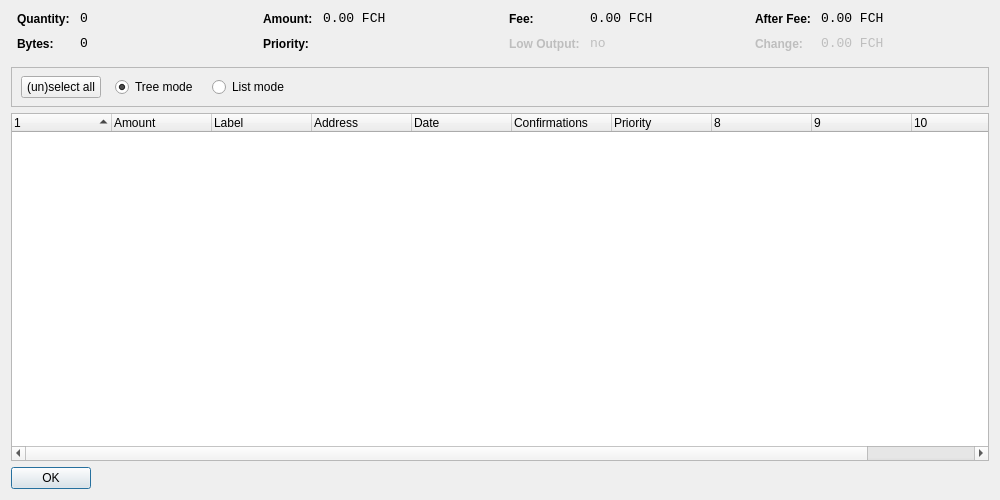
<?xml version="1.0" encoding="UTF-8"?>
<ui version="4.0">
 <class>CoinControlDialog</class>
 <widget class="QDialog" name="CoinControlDialog">
  <property name="geometry">
   <rect>
    <x>0</x>
    <y>0</y>
    <width>1000</width>
    <height>500</height>
   </rect>
  </property>
  <property name="windowTitle">
   <string>Coin Control</string>
  </property>
  <layout class="QVBoxLayout" name="verticalLayout">
   <item>
    <layout class="QHBoxLayout" name="horizontalLayoutTop" stretch="0,0,0,0">
     <property name="topMargin">
      <number>0</number>
     </property>
     <property name="bottomMargin">
      <number>10</number>
     </property>
     <item>
      <layout class="QFormLayout" name="formLayoutCoinControl1">
       <property name="horizontalSpacing">
        <number>10</number>
       </property>
       <property name="verticalSpacing">
        <number>10</number>
       </property>
       <property name="leftMargin">
        <number>6</number>
       </property>
       <property name="rightMargin">
        <number>6</number>
       </property>
       <item row="0" column="0">
        <widget class="QLabel" name="labelCoinControlQuantityText">
         <property name="styleSheet">
          <string notr="true">font-weight:bold;</string>
         </property>
         <property name="text">
          <string>Quantity:</string>
         </property>
        </widget>
       </item>
       <item row="0" column="1">
        <widget class="QLabel" name="labelCoinControlQuantity">
         <property name="font">
          <font>
           <family>Monospace</family>
           <pointsize>10</pointsize>
          </font>
         </property>
         <property name="cursor">
          <cursorShape>IBeamCursor</cursorShape>
         </property>
         <property name="contextMenuPolicy">
          <enum>Qt::ActionsContextMenu</enum>
         </property>
         <property name="text">
          <string notr="true">0</string>
         </property>
         <property name="textInteractionFlags">
          <set>Qt::LinksAccessibleByMouse|Qt::TextSelectableByKeyboard|Qt::TextSelectableByMouse</set>
         </property>
        </widget>
       </item>
       <item row="1" column="0">
        <widget class="QLabel" name="labelCoinControlBytesText">
         <property name="styleSheet">
          <string notr="true">font-weight:bold;</string>
         </property>
         <property name="text">
          <string>Bytes:</string>
         </property>
        </widget>
       </item>
       <item row="1" column="1">
        <widget class="QLabel" name="labelCoinControlBytes">
         <property name="font">
          <font>
           <family>Monospace</family>
           <pointsize>10</pointsize>
          </font>
         </property>
         <property name="cursor">
          <cursorShape>IBeamCursor</cursorShape>
         </property>
         <property name="contextMenuPolicy">
          <enum>Qt::ActionsContextMenu</enum>
         </property>
         <property name="text">
          <string notr="true">0</string>
         </property>
         <property name="textInteractionFlags">
          <set>Qt::LinksAccessibleByMouse|Qt::TextSelectableByKeyboard|Qt::TextSelectableByMouse</set>
         </property>
        </widget>
       </item>
      </layout>
     </item>
     <item>
      <layout class="QFormLayout" name="formLayoutCoinControl2">
       <property name="horizontalSpacing">
        <number>10</number>
       </property>
       <property name="verticalSpacing">
        <number>10</number>
       </property>
       <property name="leftMargin">
        <number>6</number>
       </property>
       <property name="rightMargin">
        <number>6</number>
       </property>
       <item row="0" column="0">
        <widget class="QLabel" name="labelCoinControlAmountText">
         <property name="styleSheet">
          <string notr="true">font-weight:bold;</string>
         </property>
         <property name="text">
          <string>Amount:</string>
         </property>
        </widget>
       </item>
       <item row="0" column="1">
        <widget class="QLabel" name="labelCoinControlAmount">
         <property name="font">
          <font>
           <family>Monospace</family>
           <pointsize>10</pointsize>
          </font>
         </property>
         <property name="cursor">
          <cursorShape>IBeamCursor</cursorShape>
         </property>
         <property name="contextMenuPolicy">
          <enum>Qt::ActionsContextMenu</enum>
         </property>
         <property name="text">
          <string notr="true">0.00 FCH</string>
         </property>
         <property name="textInteractionFlags">
          <set>Qt::LinksAccessibleByMouse|Qt::TextSelectableByKeyboard|Qt::TextSelectableByMouse</set>
         </property>
        </widget>
       </item>
       <item row="1" column="0">
        <widget class="QLabel" name="labelCoinControlPriorityText">
         <property name="styleSheet">
          <string notr="true">font-weight:bold;</string>
         </property>
         <property name="text">
          <string>Priority:</string>
         </property>
        </widget>
       </item>
       <item row="1" column="1">
        <widget class="QLabel" name="labelCoinControlPriority">
         <property name="font">
          <font>
           <family>Monospace</family>
           <pointsize>10</pointsize>
          </font>
         </property>
         <property name="cursor">
          <cursorShape>IBeamCursor</cursorShape>
         </property>
         <property name="contextMenuPolicy">
          <enum>Qt::ActionsContextMenu</enum>
         </property>
         <property name="text">
          <string/>
         </property>
         <property name="textInteractionFlags">
          <set>Qt::LinksAccessibleByMouse|Qt::TextSelectableByKeyboard|Qt::TextSelectableByMouse</set>
         </property>
        </widget>
       </item>
      </layout>
     </item>
     <item>
      <layout class="QFormLayout" name="formLayoutCoinControl3">
       <property name="horizontalSpacing">
        <number>10</number>
       </property>
       <property name="verticalSpacing">
        <number>10</number>
       </property>
       <property name="leftMargin">
        <number>6</number>
       </property>
       <property name="rightMargin">
        <number>6</number>
       </property>
       <item row="0" column="0">
        <widget class="QLabel" name="labelCoinControlFeeText">
         <property name="styleSheet">
          <string notr="true">font-weight:bold;</string>
         </property>
         <property name="text">
          <string>Fee:</string>
         </property>
        </widget>
       </item>
       <item row="0" column="1">
        <widget class="QLabel" name="labelCoinControlFee">
         <property name="font">
          <font>
           <family>Monospace</family>
           <pointsize>10</pointsize>
          </font>
         </property>
         <property name="cursor">
          <cursorShape>IBeamCursor</cursorShape>
         </property>
         <property name="contextMenuPolicy">
          <enum>Qt::ActionsContextMenu</enum>
         </property>
         <property name="text">
          <string notr="true">0.00 FCH</string>
         </property>
         <property name="textInteractionFlags">
          <set>Qt::LinksAccessibleByMouse|Qt::TextSelectableByKeyboard|Qt::TextSelectableByMouse</set>
         </property>
        </widget>
       </item>
       <item row="1" column="0">
        <widget class="QLabel" name="labelCoinControlLowOutputText">
         <property name="enabled">
          <bool>false</bool>
         </property>
         <property name="styleSheet">
          <string notr="true">font-weight:bold;</string>
         </property>
         <property name="text">
          <string>Low Output:</string>
         </property>
        </widget>
       </item>
       <item row="1" column="1">
        <widget class="QLabel" name="labelCoinControlLowOutput">
         <property name="enabled">
          <bool>false</bool>
         </property>
         <property name="font">
          <font>
           <family>Monospace</family>
           <pointsize>10</pointsize>
          </font>
         </property>
         <property name="cursor">
          <cursorShape>IBeamCursor</cursorShape>
         </property>
         <property name="contextMenuPolicy">
          <enum>Qt::ActionsContextMenu</enum>
         </property>
         <property name="text">
          <string notr="true">no</string>
         </property>
         <property name="textInteractionFlags">
          <set>Qt::LinksAccessibleByMouse|Qt::TextSelectableByKeyboard|Qt::TextSelectableByMouse</set>
         </property>
        </widget>
       </item>
      </layout>
     </item>
     <item>
      <layout class="QFormLayout" name="formLayoutCoinControl4">
       <property name="horizontalSpacing">
        <number>10</number>
       </property>
       <property name="verticalSpacing">
        <number>10</number>
       </property>
       <property name="leftMargin">
        <number>6</number>
       </property>
       <property name="rightMargin">
        <number>6</number>
       </property>
       <item row="0" column="0">
        <widget class="QLabel" name="labelCoinControlAfterFeeText">
         <property name="styleSheet">
          <string notr="true">font-weight:bold;</string>
         </property>
         <property name="text">
          <string>After Fee:</string>
         </property>
        </widget>
       </item>
       <item row="0" column="1">
        <widget class="QLabel" name="labelCoinControlAfterFee">
         <property name="font">
          <font>
           <family>Monospace</family>
           <pointsize>10</pointsize>
          </font>
         </property>
         <property name="cursor">
          <cursorShape>IBeamCursor</cursorShape>
         </property>
         <property name="contextMenuPolicy">
          <enum>Qt::ActionsContextMenu</enum>
         </property>
         <property name="text">
          <string notr="true">0.00 FCH</string>
         </property>
         <property name="textInteractionFlags">
          <set>Qt::LinksAccessibleByMouse|Qt::TextSelectableByKeyboard|Qt::TextSelectableByMouse</set>
         </property>
        </widget>
       </item>
       <item row="1" column="0">
        <widget class="QLabel" name="labelCoinControlChangeText">
         <property name="enabled">
          <bool>false</bool>
         </property>
         <property name="styleSheet">
          <string notr="true">font-weight:bold;</string>
         </property>
         <property name="text">
          <string>Change:</string>
         </property>
        </widget>
       </item>
       <item row="1" column="1">
        <widget class="QLabel" name="labelCoinControlChange">
         <property name="enabled">
          <bool>false</bool>
         </property>
         <property name="font">
          <font>
           <family>Monospace</family>
           <pointsize>10</pointsize>
          </font>
         </property>
         <property name="cursor">
          <cursorShape>IBeamCursor</cursorShape>
         </property>
         <property name="contextMenuPolicy">
          <enum>Qt::ActionsContextMenu</enum>
         </property>
         <property name="text">
          <string notr="true">0.00 FCH</string>
         </property>
         <property name="textInteractionFlags">
          <set>Qt::LinksAccessibleByMouse|Qt::TextSelectableByKeyboard|Qt::TextSelectableByMouse</set>
         </property>
        </widget>
       </item>
      </layout>
     </item>
    </layout>
   </item>
   <item>
    <widget class="QFrame" name="frame">
     <property name="minimumSize">
      <size>
       <width>0</width>
       <height>40</height>
      </size>
     </property>
     <property name="frameShape">
      <enum>QFrame::StyledPanel</enum>
     </property>
     <property name="frameShadow">
      <enum>QFrame::Sunken</enum>
     </property>
     <widget class="QWidget" name="horizontalLayoutWidget">
      <property name="geometry">
       <rect>
        <x>10</x>
        <y>0</y>
        <width>781</width>
        <height>41</height>
       </rect>
      </property>
      <layout class="QHBoxLayout" name="horizontalLayoutPanel" stretch="0,0,0,0,0">
       <property name="spacing">
        <number>14</number>
       </property>
       <item>
        <widget class="QPushButton" name="pushButtonSelectAll">
         <property name="sizePolicy">
          <sizepolicy hsizetype="Maximum" vsizetype="Fixed">
           <horstretch>0</horstretch>
           <verstretch>0</verstretch>
          </sizepolicy>
         </property>
         <property name="text">
          <string>(un)select all</string>
         </property>
        </widget>
       </item>
       <item>
        <widget class="QRadioButton" name="radioTreeMode">
         <property name="sizePolicy">
          <sizepolicy hsizetype="Maximum" vsizetype="Fixed">
           <horstretch>0</horstretch>
           <verstretch>0</verstretch>
          </sizepolicy>
         </property>
         <property name="text">
          <string>Tree mode</string>
         </property>
         <property name="checked">
          <bool>true</bool>
         </property>
        </widget>
       </item>
       <item>
        <widget class="QRadioButton" name="radioListMode">
         <property name="sizePolicy">
          <sizepolicy hsizetype="Maximum" vsizetype="Fixed">
           <horstretch>0</horstretch>
           <verstretch>0</verstretch>
          </sizepolicy>
         </property>
         <property name="text">
          <string>List mode</string>
         </property>
        </widget>
       </item>
       <item>
        <spacer name="horizontalSpacer">
         <property name="orientation">
          <enum>Qt::Horizontal</enum>
         </property>
         <property name="sizeHint" stdset="0">
          <size>
           <width>40</width>
           <height>20</height>
          </size>
         </property>
        </spacer>
       </item>
      </layout>
     </widget>
    </widget>
   </item>
   <item>
    <widget class="CoinControlTreeWidget" name="treeWidget">
     <property name="contextMenuPolicy">
      <enum>Qt::CustomContextMenu</enum>
     </property>
     <property name="sortingEnabled">
      <bool>false</bool>
     </property>
     <property name="columnCount">
      <number>11</number>
     </property>
     <attribute name="headerShowSortIndicator" stdset="0">
      <bool>true</bool>
     </attribute>
     <attribute name="headerStretchLastSection">
      <bool>false</bool>
     </attribute>
     <column>
      <property name="text">
       <string/>
      </property>
     </column>
     <column>
      <property name="text">
       <string>Amount</string>
      </property>
     </column>
     <column>
      <property name="text">
       <string>Label</string>
      </property>
     </column>
     <column>
      <property name="text">
       <string>Address</string>
      </property>
     </column>
     <column>
      <property name="text">
       <string>Date</string>
      </property>
     </column>
     <column>
      <property name="text">
       <string>Confirmations</string>
      </property>
      <property name="toolTip">
       <string>Confirmed</string>
      </property>
     </column>
     <column>
      <property name="text">
       <string>Priority</string>
      </property>
     </column>
     <column>
      <property name="text">
       <string/>
      </property>
     </column>
     <column>
      <property name="text">
       <string/>
      </property>
     </column>
     <column>
      <property name="text">
       <string/>
      </property>
     </column>
     <column>
      <property name="text">
       <string/>
      </property>
     </column>
    </widget>
   </item>
   <item>
    <widget class="QDialogButtonBox" name="buttonBox">
     <property name="sizePolicy">
      <sizepolicy hsizetype="Maximum" vsizetype="Fixed">
       <horstretch>0</horstretch>
       <verstretch>0</verstretch>
      </sizepolicy>
     </property>
     <property name="orientation">
      <enum>Qt::Horizontal</enum>
     </property>
     <property name="standardButtons">
      <set>QDialogButtonBox::Ok</set>
     </property>
    </widget>
   </item>
  </layout>
 </widget>
 <customwidgets>
  <customwidget>
   <class>CoinControlTreeWidget</class>
   <extends>QTreeWidget</extends>
   <header>coincontroltreewidget.h</header>
  </customwidget>
 </customwidgets>
 <resources/>
 <connections/>
</ui>
